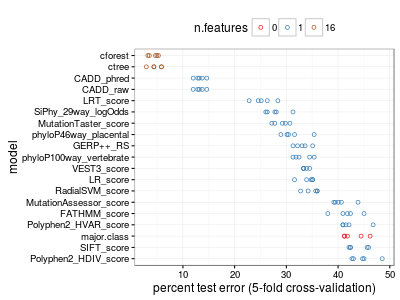

This figure's R source:
works_with_R("3.2.3", ggplot2="1.0.1", data.table="1.9.7")

load("some.models.RData")

models.dt <- data.table(some.models)
models.dt[, percent.test.error := 100*test.errors/test.labels]
stats.dt <- models.dt[, list(mean=mean(percent.test.error)), by=model.name]
order.dt <- stats.dt[order(mean, decreasing=TRUE),]
models.dt[, model.fac := factor(model.name, order.dt$model.name)]
models.dt[, n.features := factor(ifelse(
  model.name=="major.class", 0,
  ifelse(
    model.name %in% c("ctree", "cforest"), ncol(trainData$feature.mat),
    ifelse(grepl("[(]", model.name), 2, 1))))]

feature.colors <- c(
  "0"="#E41A1C",
  "1"="#377EB8",
  "2"="black",
  "#4DAF4A",
  "#984EA3", "#FF7F00", "#FFFF33", 
  "#A65628", "#F781BF", "#999999")
names(feature.colors)[8] <- ncol(trainData$feature.mat)

gg <- ggplot()+
  theme(legend.position="top")+
  scale_color_manual(values=feature.colors)+
  xlab("percent test error (5-fold cross-validation)")+
  ylab("model")+
  geom_point(aes(percent.test.error, model.fac, color=n.features),
             shape=1,
             data=models.dt)

png("figure-some-test-error.png", 400, 300)
print(gg)
dev.off()
